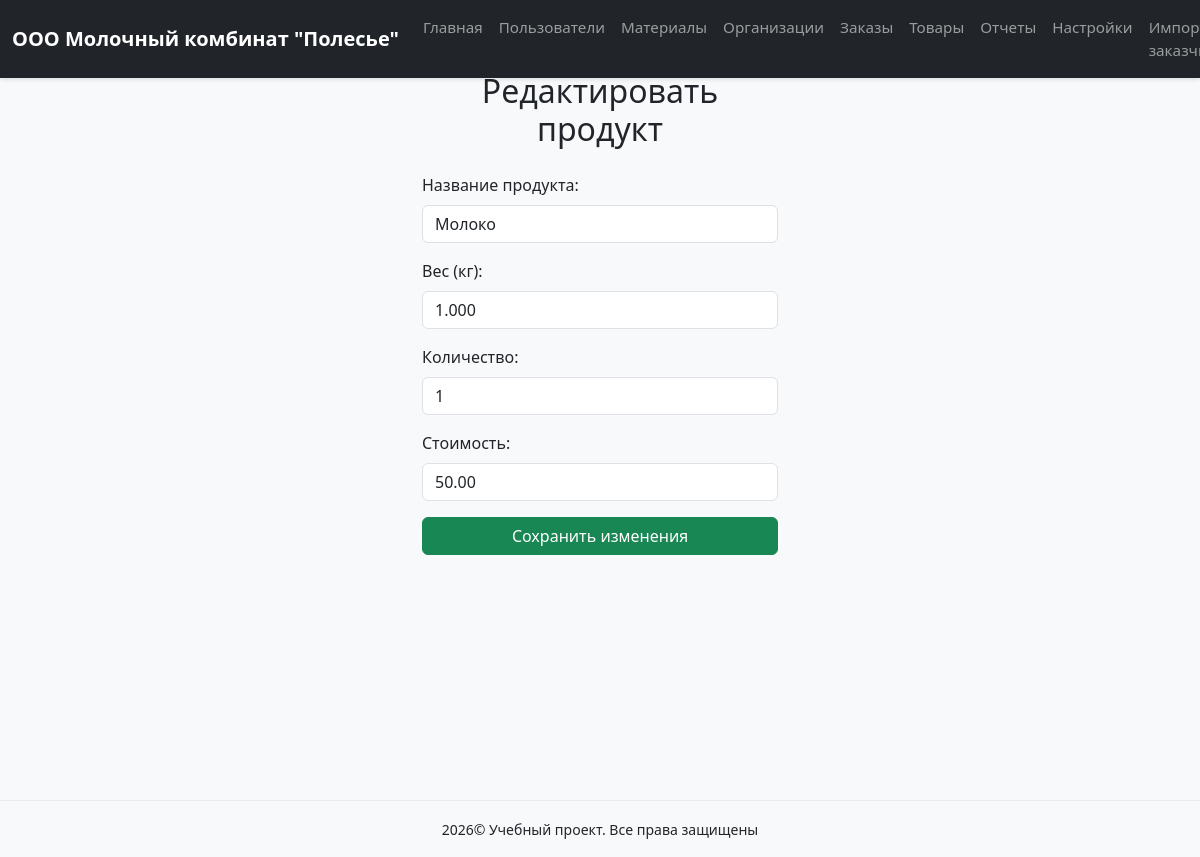
The page /edit-product/1 (signed in) on the database its author committed.
### models.py (models this page shows, shortened)
class Product(db.Model):
    __tablename__ = 'products'
    id = db.Column(db.Integer, primary_key=True)
    name = db.Column(db.String(100), nullable=False)
    weight = db.Column(db.Float, nullable=False)
    quantity = db.Column(db.Integer, nullable=False)
    cost = db.Column(db.Float, nullable=False)
    created_at = db.Column(db.DateTime, default=datetime.utcnow)
    updated_at = db.Column(db.DateTime, onupdate=datetime.utcnow)

### routes.py (the view, shortened to what this page needs)
@main_bp.route('/edit-product/<int:id>', methods=['GET', 'POST'])
@login_required
def edit_product(id):
    product = Product.query.get_or_404(id)
    form = EditProductForm(original_name=product.name, obj=product)
    return render_template('edit_product.html', form=form, product=product)

### forms.py (shortened to what this page needs)
class EditProductForm(FlaskForm):
    name = StringField('Название продукта:', validators=[InputRequired(), Length(max=100)])
    weight = DecimalField('Вес (кг):', places=3, validators=[InputRequired(), NumberRange(min=0)])
    quantity = IntegerField('Количество:', validators=[InputRequired(), NumberRange(min=0)])
    cost = DecimalField('Стоимость:', places=2, validators=[InputRequired(), NumberRange(min=0)])
    submit = SubmitField('Сохранить изменения')
    def __init__(self, original_name, *args, **kwargs):
        super().__init__(*args, **kwargs)
        self.original_name = original_name

### app.py (called while the page is built)
def create_app():
    app = Flask(__name__)
    app.config.from_object('config.DevelopmentConfig')
    app.jinja_env.globals.update(enumerate=enumerate)
    db.init_app(app)
    login_manager.init_app(app)
    login_manager.login_view = 'main.login'
    with app.app_context():
        from models import User
        @login_manager.user_loader
        def load_user(user_id):
            return db.session.get(User, int(user_id))
        from routes import main_bp
        app.register_blueprint(main_bp)
        @app.errorhandler(404)
        def not_found_error(error):
            return render_template('errors/404.html'), 404
        @app.errorhandler(500)
        def internal_error(error):
            db.session.rollback()
            return render_template('errors/500.html'), 500
        db.create_all()
        create_admin_user()
    return app

### templates/edit_product.html (shortened to what this page needs)
{% extends "base.html" %}
{% block content %}
<div class="row justify-content-center">
    <div class="col-md-6 col-lg-4">
        <h2 class="text-center mb-4">Редактировать продукт</h2>
        <form method="post">
            <div class="mb-3">
                {{ form.name.label(class="form-label") }}
                {{ form.name(class="form-control") }}
            </div>
            <div class="mb-3">
                {{ form.weight.label(class="form-label") }}
                {{ form.weight(class="form-control") }}
            </div>
            <div class="mb-3">
                {{ form.quantity.label(class="form-label") }}
                {{ form.quantity(class="form-control") }}
            </div>
            <div class="mb-3">
                {{ form.cost.label(class="form-label") }}
                {{ form.cost(class="form-control") }}
            </div>
            <div class="d-grid gap-2">
                {{ form.submit(class="btn btn-primary") }}
            </div>
        </form>
    </div>
</div>
{% endblock %}

### static/css/style.css (style rules this page uses)
html, body { height: 100%; font-family: 'Segoe UI', Tahoma, Geneva, Verdana, sans-serif; background-color: #f8f9fa; margin: 0; padding: 0; }
.btn-primary { background-color: #198754; border-color: #198754; }

### rows shown on the page
Product: name "Молоко", weight "1.000", quantity "1", cost "50.00"
